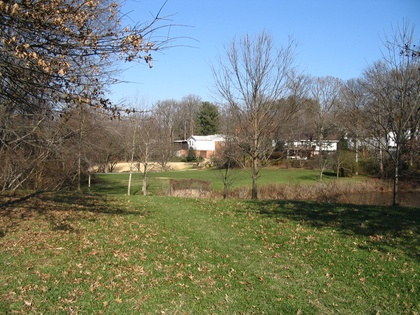
%> input picture Assignment_4/imageOrigin1.JPG, 420 x 315 px, shrunk from 2048 x 1536 before the run
$ octave --eval "result = ArtifactDetector('imageOrigin1.JPG');"   (GNU Octave 9; MATLAB toolbox functions it lacks are replaced by stand-ins)
%> lines starting %> are read from the running program, lines starting %| are printed output that depends on the picture
function [K_prime] = ArtifactDetector(Imgs)
%> called with Imgs = 'imageOrigin1.JPG'

%This function is to implement the Fan and de Quieroz's JPEG blocking
%artifact detection algorithm following the steps outlined in the
%assignment PDF.

Img = imread(Imgs); % Read in the image
%> Img is the input picture: size 315x420x3 uint8; mean R, G, B 113.7, 119.8, 106.6

[x,y] = size(Img); % Set variables x and y to the size of the image
%> x = 315; y = 1260
x = floor(x/8)-1; % Round the dimenions of the image, leaving out the right and bottom sides
%> x = 38
y = floor(y/8)-1; % Round the dimenions of the image
%> y = 156
Z_prime = zeros(x,y); % Create matrix of zeros of matching size
Z_2prime = zeros(x,y); % Create matrix of zeros of matching size

for i = 1:x % Repeat for each
    for j = 1:y
        new_1 = 8*(i-1)+4; % Where Z_prime is in the center of the block
        Z_prime(i,j) = abs(Img(new_1,new_1)-Img(new_1,new_1+1)-Img(new_1+1,new_1)+Img(new_1+1,new_1+1));
        new_2 = 8*i; % Where Z_2prime is at the corner of blocks
        Z_2prime(i,j) = abs(Img(new_2,new_2)-Img(new_2,new_2+1)-Img(new_2+1,new_2)+Img(new_2+1,new_2+1));
    end
end
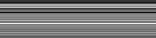
%> Z_2prime: size 38x156 double; min 9, max 240, mean 119.5
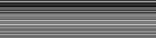
%> Z_prime: size 38x156 double; min 18, max 190, mean 109.2

bound = linspace(0,255,11); % Create boundaries for both histograms to ensure the same x axis

subplot(2,1,1) % plot the first histogram
H_1 = histogram(Z_prime,'BinEdges',bound,'Normalization','probability');
title(string(Imgs)) % Title is the name of the image file
K_prime = H_1.Values;
%> K_prime = [0.0263 0.0526 0.105 0.158 0.368 0.184 0.0526 0.0526 0 0]

subplot(2,1,2) % plot the second histogram
H_11 = histogram(Z_2prime,'BinEdges',bound,'Normalization','probability');
K_2prime = H_11.Values;
%> K_2prime = [0.0526 0 0.105 0.0789 0.342 0.263 0.105 0.0263 0 0.0263]
K_prime = sum(abs(K_prime-K_2prime)); % Get the K value from the sum of the absolute value of H_11 minus H_11
%> K_prime = 0.368
%> `result = ArtifactDetector('imageOrigin1.JPG');`:
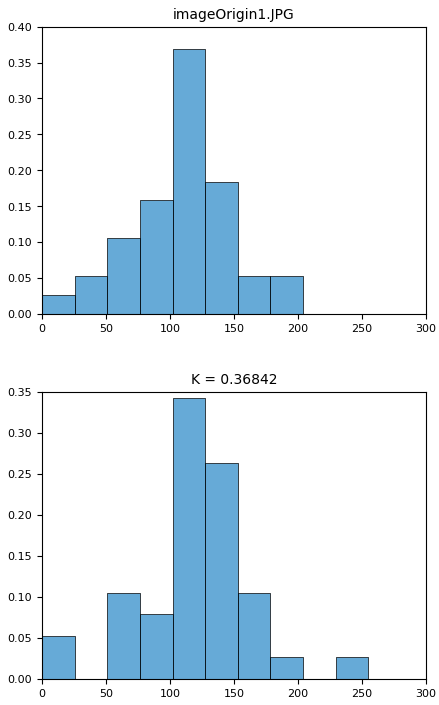
%> figure redrawn from the program's plot data, 2 panels; panel 1: tallest bar 0.368 high, from x = 102 to 127.5; panel 2: tallest bar 0.342 high, from x = 102 to 127.5
title(['K = ',num2str(K_prime)]); % Title is the calculated K value

end

$ run again, on Assignment_4/imageOrigin2.jpg
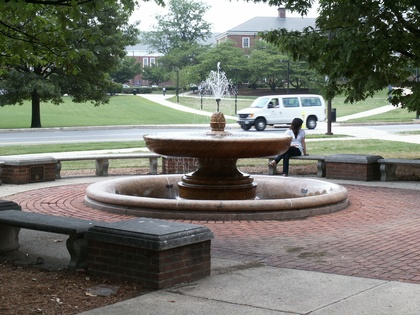
%> input picture Assignment_4/imageOrigin2.jpg, 420 x 315 px, shrunk from 1280 x 960 before the run
%> in ArtifactDetector, Img is the input picture: size 315x420x3 uint8; mean R, G, B 115.5, 117, 108
%> after the loop in ArtifactDetector, `for i = 1:x`:
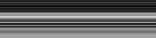
%> Z_prime: size 38x156 double; min 9, max 209, mean 97.8
%> in ArtifactDetector, `K_prime = H_1.Values;`: K_prime = [0.0526 0.289 0.105 0.0526 0.0789 0.184 0.184 0.0263 0.0263 0]
%> K_2prime = [0.0526 0.211 0.184 0.0263 0.0526 0.0789 0.263 0.0789 0.0526 0]
%> in ArtifactDetector, `K_prime = sum(abs(K_prime-K_2prime));`: K_prime = 0.474
%> `result = ArtifactDetector('imageOrigin1.JPG');`:
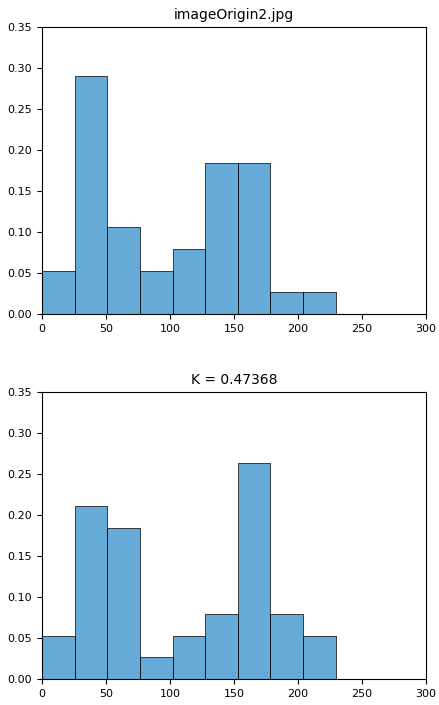
%> figure redrawn from the program's plot data, 2 panels; panel 1: tallest bar 0.289 high, from x = 25.5 to 51; panel 2: tallest bar 0.263 high, from x = 153 to 178.5

$ run again, on Assignment_4/imageOrigin3.JPG
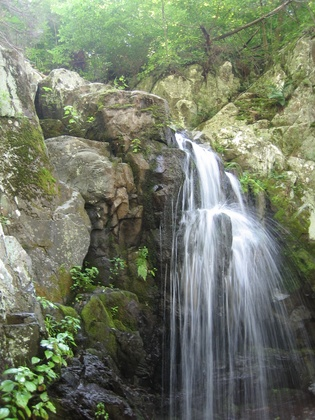
%> input picture Assignment_4/imageOrigin3.JPG, 315 x 420 px, shrunk from 1536 x 2048 before the run
%> in ArtifactDetector, Img is the input picture: size 420x315x3 uint8; mean R, G, B 115.1, 122.5, 103.3
%> after the loop in ArtifactDetector, `for i = 1:x`:
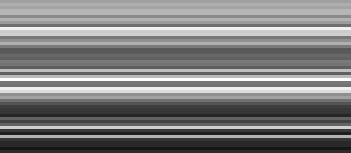
%> Z_prime: size 51x117 double (shown 3 times larger); min 22, max 254, mean 126.4
%> in ArtifactDetector, `K_prime = H_1.Values;`: K_prime = [0.0196 0.098 0.118 0.157 0.176 0.0588 0.137 0.098 0.0784 0.0588]
%> K_2prime = [0 0.118 0.118 0.098 0.157 0.118 0.176 0.118 0.0588 0.0392]
%> in ArtifactDetector, `K_prime = sum(abs(K_prime-K_2prime));`: K_prime = 0.275
%> `result = ArtifactDetector('imageOrigin1.JPG');`:
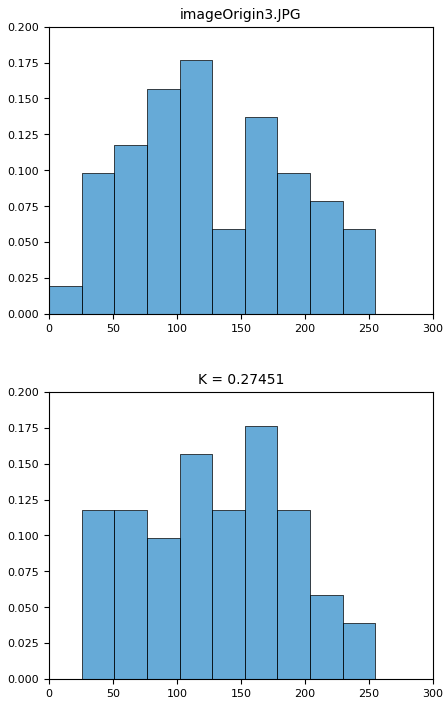
%> figure redrawn from the program's plot data, 2 panels; panel 1: tallest bar 0.176 high, from x = 102 to 127.5; panel 2: tallest bar 0.176 high, from x = 153 to 178.5

$ run again, on Assignment_4/imageOrigin4.JPG
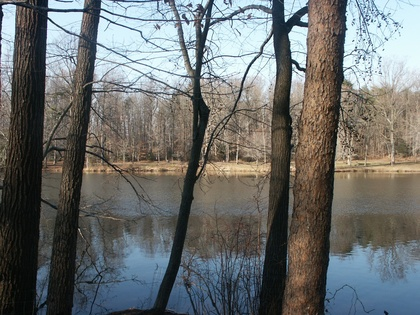
%> input picture Assignment_4/imageOrigin4.JPG, 420 x 315 px, shrunk from 1600 x 1200 before the run
%> in ArtifactDetector, Img is the input picture: size 315x420x3 uint8; mean R, G, B 107.5, 110.4, 109.2
%> after the loop in ArtifactDetector, `for i = 1:x`:
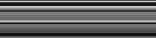
%> Z_prime: size 38x156 double; min 15, max 204, mean 96.4
%> in ArtifactDetector, `K_prime = H_1.Values;`: K_prime = [0.158 0.0263 0.132 0.158 0.316 0.0789 0.0263 0.0789 0.0263 0]
%> K_2prime = [0.132 0.0789 0.0789 0.237 0.237 0.0526 0.0526 0.0526 0.0789 0]
%> in ArtifactDetector, `K_prime = sum(abs(K_prime-K_2prime));`: K_prime = 0.421
%> `result = ArtifactDetector('imageOrigin1.JPG');`:
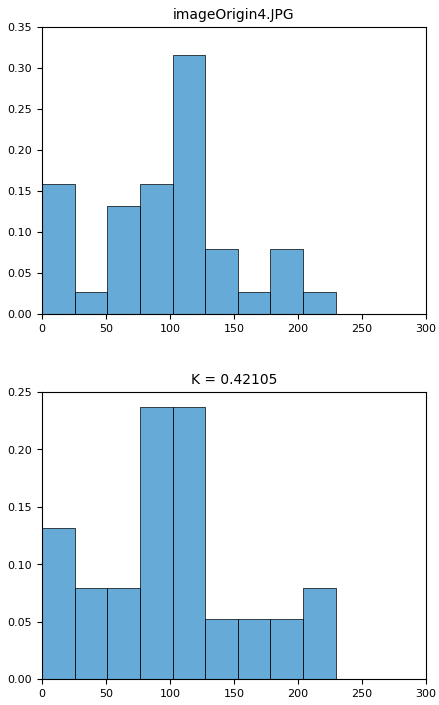
%> figure redrawn from the program's plot data, 2 panels; panel 1: tallest bar 0.316 high, from x = 102 to 127.5; panel 2: tallest bar 0.237 high, from x = 76.5 to 102
